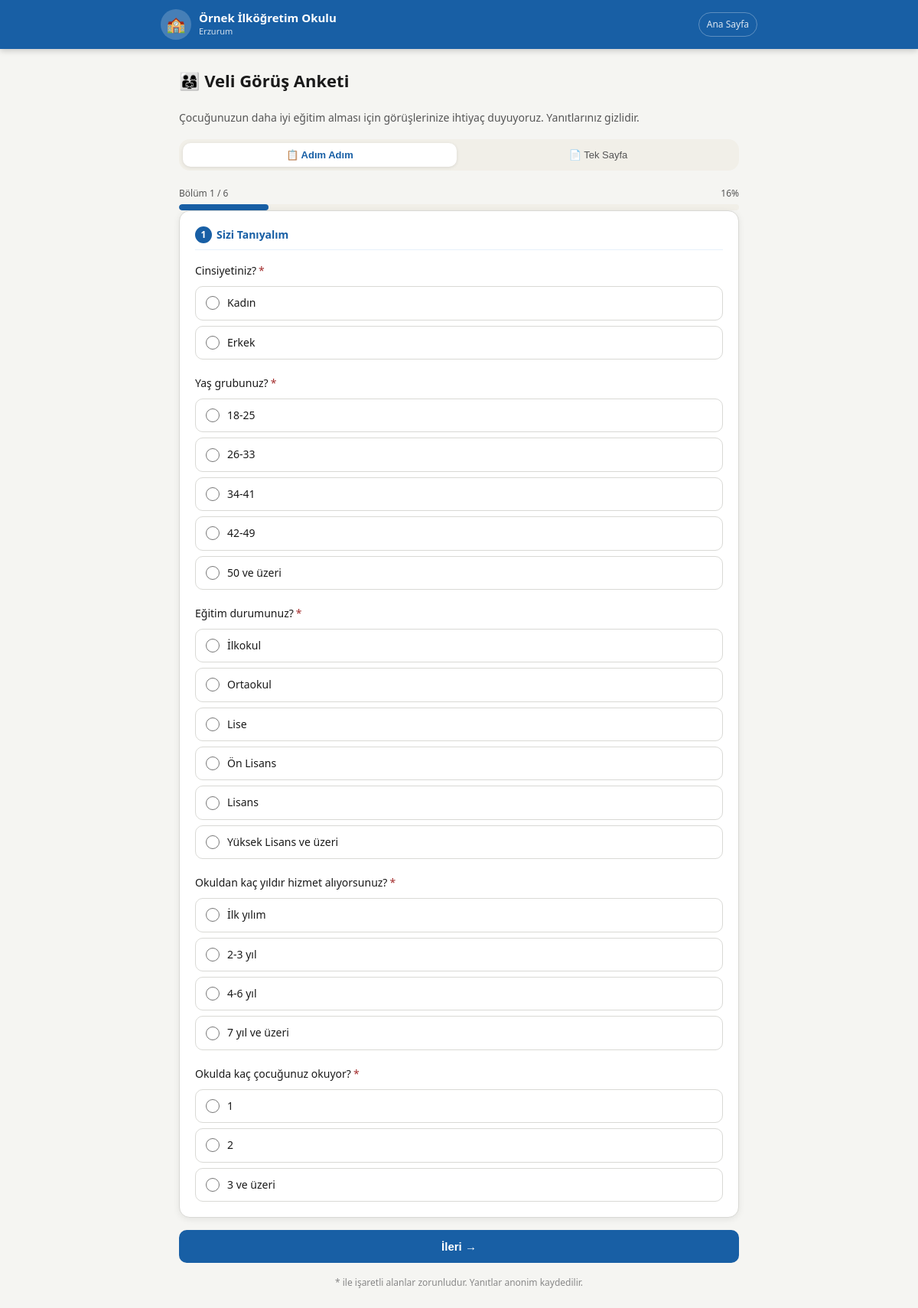
/anket/2, run on an earlier commit of the app's database.
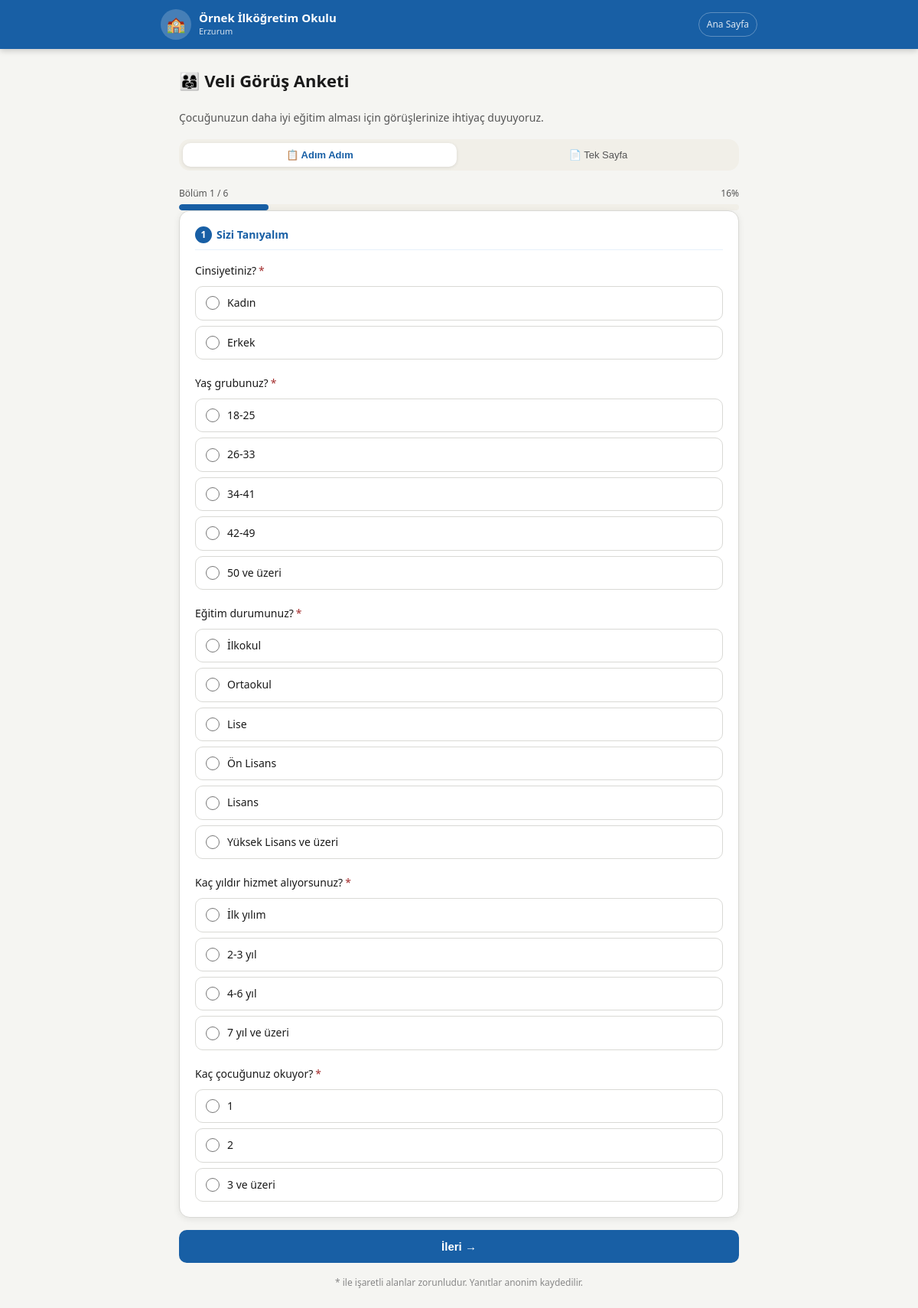
And on a later commit of the database.
### tables this page shows
CREATE TABLE ayarlar (
            anahtar TEXT PRIMARY KEY, deger TEXT
        );

CREATE TABLE anketler (
            id INTEGER PRIMARY KEY AUTOINCREMENT,
            rol TEXT NOT NULL, baslik TEXT NOT NULL,
            icon TEXT NOT NULL DEFAULT '📝',
            aktif INTEGER DEFAULT 1, sira INTEGER DEFAULT 0,
            baslangic_tarihi TEXT DEFAULT NULL,
            bitis_tarihi TEXT DEFAULT NULL,
            aciklama TEXT DEFAULT '',
            gorunum TEXT DEFAULT 'varsayilan'
        );

CREATE TABLE bolumler (
            id INTEGER PRIMARY KEY AUTOINCREMENT,
            anket_id INTEGER NOT NULL, baslik TEXT NOT NULL, sira INTEGER DEFAULT 0,
            aktif INTEGER DEFAULT 1, gorsel TEXT DEFAULT ''
        );

CREATE TABLE sorular (
            id INTEGER PRIMARY KEY AUTOINCREMENT,
            bolum_id INTEGER NOT NULL, metin TEXT NOT NULL,
            tip TEXT NOT NULL DEFAULT 'yildiz',
            secenekler TEXT DEFAULT '[]',
            zorunlu INTEGER DEFAULT 1, sira INTEGER DEFAULT 0,
            kosul_soru_id INTEGER DEFAULT NULL,
            kosul_deger TEXT DEFAULT NULL,
            aktif INTEGER DEFAULT 1, gorsel TEXT DEFAULT ''
        );

### app.py (the view, shortened to what this page needs)
@app.route("/anket/<int:anket_id>", methods=["GET","POST"])
def anket(anket_id):
    a=get_anket(anket_id)
    if not a or not a["aktif"]: return redirect(url_for("anasayfa"))
    aktif,msg=anket_aktif_mi(a)
    if not aktif:
        ctx=gctx(); ctx["mesaj"]=msg; ctx["anket"]=a
        return render_template("anket_kapali.html",**ctx)
    a["bolumler"] = [b for b in a["bolumler"] if b.get("aktif",1)!=0]
    for b in a["bolumler"]:
        b["sorular"] = [s for s in b["sorular"] if s.get("aktif",1)!=0]
    a["bolumler"] = [b for b in a["bolumler"] if b["sorular"] or True]
    ctx=gctx(); ctx["anket"]=a
    ctx["sorular_json"]=json.dumps(
        {s["id"]:{"kosul_soru_id":s["kosul_soru_id"],"kosul_deger":s["kosul_deger"]}
         for b in a["bolumler"] for s in b["sorular"]},
        ensure_ascii=False)
    varsayilan = ayar("anket_varsayilan_gorunum","adim")
    anket_gorunum = a.get("gorunum","varsayilan")
    efektif = varsayilan if anket_gorunum=="varsayilan" else anket_gorunum
    url_gorunum = request.args.get("gorunum","")
    if url_gorunum in ["adim","tek"]: efektif = url_gorunum
    ctx["anket_gorunum"] = efektif
    ctx["gorunum_secim_goster"] = ayar("anket_gorunum_secim_goster","1") == "1"
    ctx["anket_varsayilan"] = varsayilan
    return render_template("anket.html",**ctx)

### app.py (called while the page is built)
def db():
    con = sqlite3.connect(DB)
    con.row_factory = sqlite3.Row
    return con

def ayar(k, v=""):
    with db() as c:
        r=c.execute("SELECT deger FROM ayarlar WHERE anahtar=?",(k,)).fetchone()
    return r["deger"] if r else v

def anket_aktif_mi(a):
    bugun = datetime.now().strftime("%Y-%m-%d")
    if a.get("baslangic_tarihi") and bugun < a["baslangic_tarihi"]:
        return False, "Anket henüz başlamadı."
    if a.get("bitis_tarihi") and bugun > a["bitis_tarihi"]:
        return False, "Anket süresi doldu."
    return True, ""

def gctx():
    return {"okul_adi":ayar("okul_adi"),"okul_sehir":ayar("okul_sehir"),
            "tema":ayar("tema","mavi"),"amblem":ayar("amblem")}

### templates/anket.html (shortened to what this page needs)
{% extends "base.html" %}
{% block icerik %}
<div class="kap">
  <div class="form-baslik">{{ anket.icon }} {{ anket.baslik }}</div>
  {% if anket.aciklama %}
  <p style="color:var(--metin-ik);font-size:14px;margin-bottom:1rem">{{ anket.aciklama }}</p>
  {% endif %}
  {% if gorunum_secim_goster %}
  <div class="gorunum-sec">
    <button id="btnAdim" onclick="gorunumDegis('adim')" class="{% if anket_gorunum=='adim' %}aktif{% endif %}">
      📋 Adım Adım
    </button>
    <button id="btnTek" onclick="gorunumDegis('tek')" class="{% if anket_gorunum=='tek' %}aktif{% endif %}">
      📄 Tek Sayfa
    </button>
  </div>
  {% endif %}
  <div id="ilerlemeBolum" style="display:{% if anket_gorunum=='adim' %}block{% else %}none{% endif %}">
    <div class="adim-bilgi">
      <span id="adimYazi">Bölüm 1 / {{ anket.bolumler|length }}</span>
      <span id="adimYuzde">{{ (1.0 / anket.bolumler|length * 100)|int }}%</span>
    </div>
    <div class="ilerleme-kap">
      <div class="ilerleme-dolu" id="ilerlemeDolu" style="width:{{ (1.0 / anket.bolumler|length * 100)|int }}%"></div>
    </div>
  </div>
  <form method="POST" id="anketForm" novalidate>
    {% for bolum in anket.bolumler %}
    <div class="bolum-adim {% if loop.first %}aktif{% endif %}"
         data-adim="{{ loop.index0 }}"
         style="display:{% if anket_gorunum=='adim' %}{% if loop.first %}block{% else %}none{% endif %}{% else %}none{% endif %}">
      <div class="bolum">
        <div class="bolum-baslik">
          <span class="bolum-no">{{ loop.index }}</span> {{ bolum.baslik }}
        </div>
        {% for soru in bolum.sorular %}
        {% set gizli = soru.kosul_soru_id is not none %}
        <div class="soru"
             data-soru-id="{{ soru.id }}"
             data-kosul-sid="{{ soru.kosul_soru_id or '' }}"
             data-kosul-deger="{{ soru.kosul_deger or '' }}"
             data-gizli="{% if gizli %}1{% else %}0{% endif %}">
          <div class="soru-metin">{{ soru.metin }}{% if soru.zorunlu %}<span class="zorunlu">*</span>{% endif %}</div>
          {% if soru.tip=="yildiz" %}
          <div class="yildiz-grup">
            {% for i in [5,4,3,2,1] %}
            <input type="radio" name="s_{{ soru.id }}" id="ya{{ soru.id }}_{{ i }}" value="{{ i }}"
                   {% if soru.zorunlu and not gizli %}required{% endif %} data-zorunlu="{{ soru.zorunlu }}">
            <label for="ya{{ soru.id }}_{{ i }}">★</label>
            {% endfor %}
          </div>
          {% elif soru.tip=="secim" %}
          <div class="secim-grup" id="ag_{{ soru.id }}">
            {% for opt in soru.secenekler %}
            <label class="secim-opt" data-val="{{ opt.m }}">
              <input type="radio" name="s_{{ soru.id }}" value="{{ opt.m }}"
                     {% if soru.zorunlu and not gizli %}required{% endif %}
                     data-zorunlu="{{ soru.zorunlu }}"
                     onchange="secimKalici(this);kosulKontrol();metenAcToggle(this,'a_{{ soru.id }}_{{ loop.index0 }}')">
              {{ opt.m }}
            </label>
            {% endfor %}
          </div>
          {% elif soru.tip=="coklu" %}
          <div class="checkbox-grup">
            {% for opt in soru.secenekler %}
            <label class="checkbox-opt">
              <input type="checkbox" name="s_{{ soru.id }}" value="{{ opt.m }}"
                     onchange="checkboxStil(this);metenAcCoklu(this,'ac_{{ soru.id }}_{{ loop.index0 }}')">
              {{ opt.m }}
            </label>
            {% if opt.ac %}
            <div id="ac_{{ soru.id }}_{{ loop.index0 }}" class="metin-ac-div" style="display:none;margin-top:4px;padding-left:8px">
              <input type="text" name="s_{{ soru.id }}_metin_{{ loop.index0 }}"
                     placeholder="Lütfen belirtin..."
                     {% if opt.zor %}data-zorunlu-metin="1"{% endif %}
                     style="width:100%">
            </div>
            {% endif %}
            {% endfor %}
          </div>
          {% elif soru.tip=="sayi" %}
          <input type="number" name="s_{{ soru.id }}" min="0" placeholder="Sayı giriniz" style="max-width:160px">
          {% else %}
          <textarea name="s_{{ soru.id }}" placeholder="Görüşünüzü buraya yazın..."></textarea>
          {% endif %}
        </div>
        {% endfor %}
      </div>
      <div class="adim-nav">
        {% if loop.last %}
        <button type="submit" class="btn btn-ana">✓ Anketi Gönder</button>
        {% else %}
        <button type="button" class="btn btn-ana" onclick="adimGit(1)">İleri →</button>
        {% endif %}
      </div>
    </div>
    {% endfor %}
  </form>
  <p style="text-align:center;font-size:12px;color:var(--metin-uc);margin-top:1rem">
    * ile işaretli alanlar zorunludur. Yanıtlar anonim kaydedilir.
  </p>
</div>
{% endblock %}

### templates/base.html (shortened to what this page needs)
<!DOCTYPE html>
<html lang="tr" data-tema="{{ tema }}">
<head>
<link rel="stylesheet" href="/static/css/style.css">
</head>
<body>
<header class="site-header">
  <div class="header-ic">
    <a href="/" class="logo-bolum">
      {% if amblem %}
        <img src="{{ amblem }}" class="amblem-img" alt="Amblem">
      {% else %}
        <div class="amblem-placeholder">🏫</div>
      {% endif %}
      <div>
        <div class="okul-adi-header">{{ okul_adi }}</div>
        {% if okul_sehir %}<div class="okul-sehir-header">{{ okul_sehir }}</div>{% endif %}
      </div>
    </a>
    <nav class="header-nav">
      <a href="/" class="header-link">Ana Sayfa</a>
    </nav>
  </div>
</header>
<main>{% block icerik %}{% endblock %}</main>
</body>
</html>

### static/css/style.css (style rules this page uses)
*,*::before,*::after { box-sizing:border-box;margin:0;padding:0 }
html { font-size:16px;-webkit-text-size-adjust:100% }
body { font-family:'Segoe UI',system-ui,-apple-system,sans-serif;background:var(--arka);color:var(--metin);min-height:100vh;line-height:1.6 }
:root,[data-tema="mavi"] { --ana:#185FA5;--ana-koy:#0d4278;--ana-ac:#E6F1FB;--ana-orta:#B5D4F4; --yesil:#3B6D11;--yesil-ac:#EAF3DE; --turuncu:#854F0B;--turuncu-ac:#FAEEDA; --kirmizi:#A32D2D;--kirmizi-ac:#FCEBEB; --gri:#888780;--gri-ac:#F1EFE8; --metin:#1a1a1a;--metin-ik:#555;--metin-uc:#888; --kenar:#d9d9d5;--kenar-koy:#b0b0aa; --arka:#f5f5f2;--yuzey:#ffffff; --golge:0 2px 8px rgba(0,0,0,.08); --golge-buyuk:0 4px 20px rgba(0,0,0,.12); --r:10px;--r-lg:14px;--r-xl:20px; }
.kap { max-width:780px;margin:0 auto;padding:1rem }
@media (min-width:640px) { .kap { padding:1.5rem } }
.site-header { background:var(--ana);color:#fff;padding:.75rem 1rem;position:sticky;top:0;z-index:100;box-shadow:0 2px 8px rgba(0,0,0,.2) }
.header-ic { max-width:780px;margin:0 auto;display:flex;align-items:center;justify-content:space-between;gap:10px }
.logo-bolum { display:flex;align-items:center;gap:10px;text-decoration:none;color:#fff;min-width:0 }
.amblem-placeholder { width:40px;height:40px;border-radius:50%;background:rgba(255,255,255,.2);display:flex;align-items:center;justify-content:center;font-size:20px;flex-shrink:0 }
.okul-adi-header { font-size:15px;font-weight:700;line-height:1.2;white-space:nowrap;overflow:hidden;text-overflow:ellipsis }
.okul-sehir-header { font-size:11px;opacity:.8 }
.header-nav { display:flex;gap:6px;flex-shrink:0 }
.header-link { color:rgba(255,255,255,.85);font-size:12px;text-decoration:none;padding:5px 10px;border:1px solid rgba(255,255,255,.3);border-radius:20px;transition:all .15s;white-space:nowrap }
.btn { display:inline-flex;align-items:center;gap:6px;padding:9px 18px;border-radius:var(--r);border:none;font-size:14px;font-weight:600;cursor:pointer;text-decoration:none;transition:all .15s;white-space:nowrap }
.btn-ana { background:var(--ana);color:#fff }
.form-baslik { font-size:clamp(18px,4vw,22px);font-weight:800;margin-bottom:1.25rem;display:flex;align-items:center;gap:8px }
.bolum { background:var(--yuzey);border:1px solid var(--kenar);border-radius:var(--r-lg);padding:1.25rem;margin-bottom:1rem;box-shadow:var(--golge) }
.bolum-baslik { font-size:14px;font-weight:700;color:var(--ana);margin-bottom:1rem;padding-bottom:8px;border-bottom:1.5px solid var(--ana-ac);display:flex;align-items:center;gap:6px }
.bolum-no { background:var(--ana);color:#fff;width:22px;height:22px;border-radius:50%;display:inline-flex;align-items:center;justify-content:center;font-size:12px;font-weight:700;flex-shrink:0 }
.soru { margin-bottom:1.25rem }
.soru:last-child { margin-bottom:0 }
.soru-metin { font-size:14px;font-weight:500;margin-bottom:10px;line-height:1.5 }
.zorunlu { color:var(--kirmizi);margin-left:3px }
.secim-grup { display:flex;flex-direction:column;gap:7px }
.secim-opt { display:flex;align-items:center;gap:10px;padding:10px 13px;border:1.5px solid var(--kenar);border-radius:var(--r);cursor:pointer;font-size:14px;color:var(--metin);transition:all .12s;-webkit-tap-highlight-color:transparent }
.secim-opt input[type=radio] { accent-color:var(--ana);width:18px;height:18px;cursor:pointer;flex-shrink:0 }

### templates/anket.html (style rules this page uses)
.gorunum-sec { display:flex;gap:6px;margin-bottom:1.25rem;background:var(--gri-ac);border-radius:var(--r-lg);padding:5px }
.gorunum-sec button { flex:1;padding:8px 6px;border:none;background:transparent;border-radius:var(--r);font-size:13px;font-weight:500;cursor:pointer;color:var(--metin-ik);transition:all .15s;white-space:nowrap }
.gorunum-sec button.aktif { background:var(--yuzey);color:var(--ana);box-shadow:0 1px 4px rgba(0,0,0,.1);font-weight:700 }
.adim-bilgi { display:flex;justify-content:space-between;font-size:12px;color:var(--metin-ik);margin-bottom:5px }
.ilerleme-kap { background:var(--gri-ac);border-radius:20px;height:8px;overflow:hidden }
.ilerleme-dolu { height:100%;background:var(--ana);border-radius:20px;transition:width .4s ease }
.bolum-adim { display:none }
.bolum-adim.aktif { display:block;animation:gelis .25s ease }
.adim-nav { display:flex;gap:10px;margin-top:1rem }
.adim-nav .btn { flex:1;padding:13px;font-size:15px;justify-content:center }

### templates/base.html (style rules this page uses)
html, body { overflow-x: hidden; }

What changed in the data, as far as the page shows it:
changed anketler "Veli Görüş Anketi": aciklama "Çocuğunuzun daha iyi eğitim alması için görüşlerinize ihtiyaç duyuyoruz. Yanıtlarınız gizlidir." → "Çocuğunuzun daha iyi eğitim alması için görüşlerinize ihtiyaç duyuyoruz."
changed sorular "☐ İlk yılım": metin "Okuldan kaç yıldır hizmet alıyorsunuz?" → "Kaç yıldır hizmet alıyorsunuz?"
changed sorular "☐ 3 ve üzeri": metin "Okulda kaç çocuğunuz okuyor?" → "Kaç çocuğunuz okuyor?"
